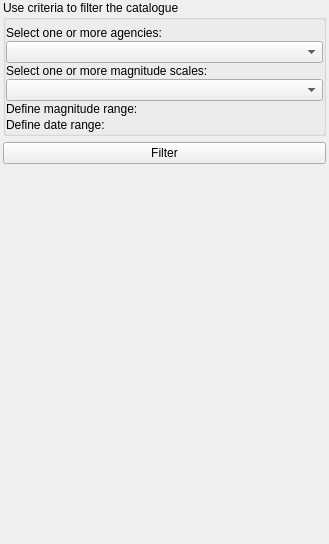
<?xml version="1.0" encoding="UTF-8"?>
<ui version="4.0">
 <class>CatalogueEvents</class>
 <widget class="QDockWidget" name="CatalogueEvents">
  <property name="geometry">
   <rect>
    <x>0</x>
    <y>0</y>
    <width>329</width>
    <height>544</height>
   </rect>
  </property>
  <property name="windowIcon">
   <iconset>
    <normaloff>:/plugins/inasafe/icon.png</normaloff>:/plugins/inasafe/icon.png</iconset>
  </property>
  <property name="windowTitle">
   <string>Events Catalogue</string>
  </property>
  <widget class="QWidget" name="dockWidgetContents">
   <layout class="QGridLayout" name="gridLayout">
    <property name="leftMargin">
     <number>3</number>
    </property>
    <property name="topMargin">
     <number>0</number>
    </property>
    <property name="rightMargin">
     <number>3</number>
    </property>
    <property name="bottomMargin">
     <number>3</number>
    </property>
    <item row="4" column="0">
     <layout class="QHBoxLayout" name="horizontalLayout"/>
    </item>
    <item row="6" column="0">
     <spacer name="verticalSpacer">
      <property name="orientation">
       <enum>Qt::Vertical</enum>
      </property>
      <property name="sizeHint" stdset="0">
       <size>
        <width>20</width>
        <height>40</height>
       </size>
      </property>
     </spacer>
    </item>
    <item row="0" column="0">
     <widget class="QGroupBox" name="grpQuestion">
      <property name="title">
       <string>Use criteria to filter the catalogue</string>
      </property>
      <layout class="QGridLayout" name="gridLayout_3">
       <property name="leftMargin">
        <number>0</number>
       </property>
       <property name="topMargin">
        <number>6</number>
       </property>
       <property name="rightMargin">
        <number>0</number>
       </property>
       <property name="bottomMargin">
        <number>0</number>
       </property>
       <property name="verticalSpacing">
        <number>1</number>
       </property>
       <item row="9" column="0">
        <widget class="DateRangeFilter" name="date_range" native="true"/>
       </item>
       <item row="6" column="0">
        <widget class="QLabel" name="label_8">
         <property name="text">
          <string>Define magnitude range:</string>
         </property>
         <property name="margin">
          <number>10</number>
         </property>
        </widget>
       </item>
       <item row="5" column="0" colspan="2">
        <widget class="MultiCheckComboBox" name="mscalesCombo">
         <property name="insertPolicy">
          <enum>QComboBox::InsertAlphabetically</enum>
         </property>
        </widget>
       </item>
       <item row="2" column="0" colspan="2">
        <widget class="MultiCheckComboBox" name="agenciesCombo">
         <property name="insertPolicy">
          <enum>QComboBox::InsertAlphabetically</enum>
         </property>
        </widget>
       </item>
       <item row="1" column="0">
        <widget class="QLabel" name="label">
         <property name="text">
          <string>Select one or more agencies:</string>
         </property>
         <property name="margin">
          <number>10</number>
         </property>
        </widget>
       </item>
       <item row="3" column="0">
        <widget class="QLabel" name="label_7">
         <property name="text">
          <string>Select one or more magnitude scales:</string>
         </property>
         <property name="margin">
          <number>10</number>
         </property>
         <property name="buddy">
          <cstring>mscalesCombo</cstring>
         </property>
        </widget>
       </item>
       <item row="8" column="0">
        <widget class="QLabel" name="label_2">
         <property name="text">
          <string>Define date range:</string>
         </property>
         <property name="margin">
          <number>10</number>
         </property>
        </widget>
       </item>
       <item row="7" column="0">
        <widget class="DoubleRangeFilter" name="mag_range" native="true"/>
       </item>
      </layout>
     </widget>
    </item>
    <item row="5" column="0">
     <widget class="QPushButton" name="filterButton">
      <property name="text">
       <string>Filter</string>
      </property>
     </widget>
    </item>
   </layout>
  </widget>
 </widget>
 <customwidgets>
  <customwidget>
   <class>MultiCheckComboBox</class>
   <extends>QComboBox</extends>
   <header>MultiCheckComboBox</header>
  </customwidget>
  <customwidget>
   <class>DateRangeFilter</class>
   <extends>QWidget</extends>
   <header>rangeFilter</header>
   <container>1</container>
  </customwidget>
  <customwidget>
   <class>DoubleRangeFilter</class>
   <extends>QWidget</extends>
   <header>rangeFilter</header>
   <container>1</container>
  </customwidget>
 </customwidgets>
 <tabstops>
  <tabstop>mscalesCombo</tabstop>
 </tabstops>
 <resources>
  <include location="resources.qrc"/>
  <include location="../../../../.qgis/python/plugins/inasafe/safe_qgis/resources.qrc"/>
 </resources>
 <connections/>
</ui>
